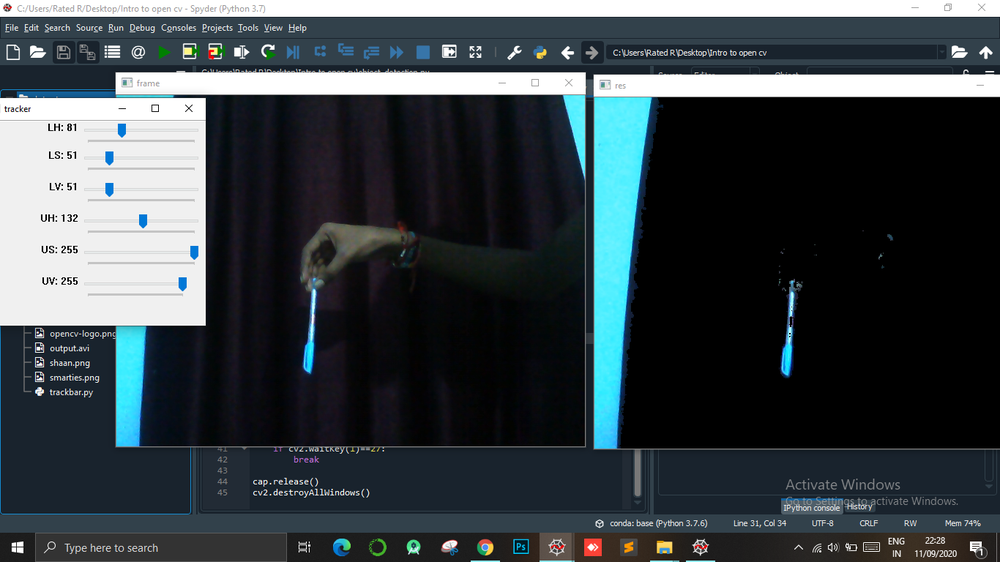
#> input picture Sample 1.png, 1000 x 562 px, shrunk from 1366 x 768 before the run, given in place of the camera
$ python object_detection.py
#> lines starting #> are read from the running program, lines starting #| are printed output that depends on the picture; after the words box and inside, x2 and y2 are one past the last pixel; in counts of white or black regions, pixels touching at a corner belong together
# -*- coding: utf-8 -*-
import cv2
import numpy as np

def nothing(x):
    pass
cap=cv2.VideoCapture(0);
cv2.namedWindow('tracker')


cv2.createTrackbar('LH','tracker',0,255,nothing)
#> slider 'LH' is set to 51
cv2.createTrackbar('LS','tracker',0,255,nothing)
#> slider 'LS' is set to 51
cv2.createTrackbar('LV','tracker',0,255,nothing)
#> slider 'LV' is set to 51
cv2.createTrackbar('UH','tracker',255,255,nothing)
cv2.createTrackbar('US','tracker',255,255,nothing)
cv2.createTrackbar('UV','tracker',255,255,nothing)

while(True):
    #frame=cv2.imread('smarties.png')
    ret,frame=cap.read()
#> frame is the input picture: shape (562, 1000, 3); mean B, G, R 70.6, 65.9, 57
    hsv=cv2.cvtColor(frame,cv2.COLOR_BGR2HSV)
#> hsv: shape (562, 1000, 3); mean H, S, V 61.7, 64, 71.7

    lhue=cv2.getTrackbarPos('LH', 'tracker')
    hhue=cv2.getTrackbarPos('UH', 'tracker')
    lsat=cv2.getTrackbarPos('LS', 'tracker')
    hsat=cv2.getTrackbarPos('US', 'tracker')
    lval=cv2.getTrackbarPos('LV', 'tracker')
    hval=cv2.getTrackbarPos('UV', 'tracker')
    l_b=np.array([lhue,lsat,lval])
    u_b=np.array([hhue,hsat,hval])
    mask=cv2.inRange(hsv,l_b,u_b)
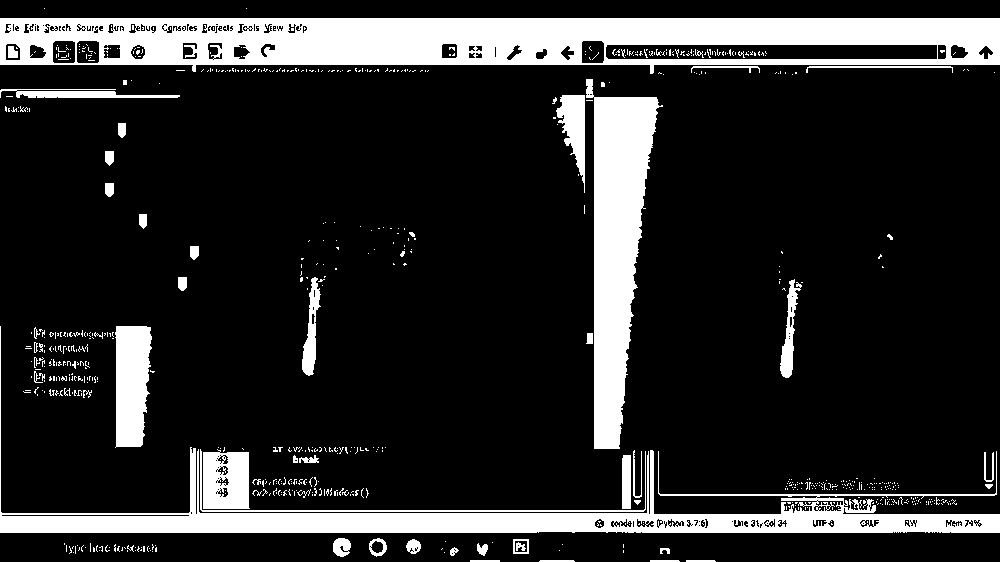
#> mask: shape (562, 1000); 16.4% white; 733 white regions (674 under 20 px), largest, box (x1, y1, x2, y2) and area: (0, 18, 1000, 74) 37903, (0, 326, 1000, 533) 21196, (586, 79, 663, 449) 15232

    res=cv2.bitwise_and(frame,frame,mask=mask)
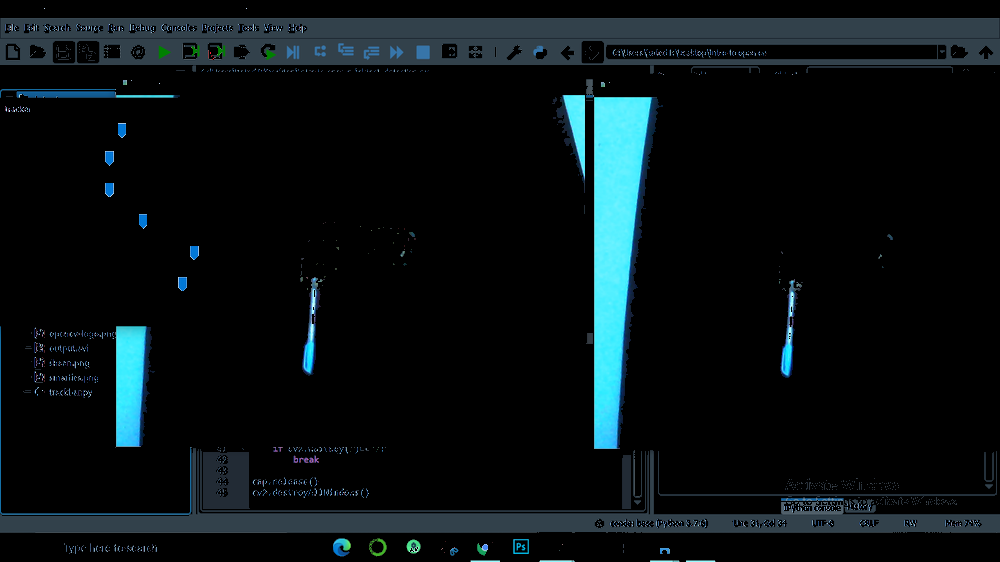
#> res: shape (562, 1000, 3); mean B, G, R 18.7, 16.3, 8.7


    cv2.imshow('frame',frame)
    cv2.imshow('mask',mask)
    cv2.imshow('res',res)


    if cv2.waitKey(1)==27:
#> (key Esc is pressed here)
        break

cap.release()
cv2.destroyAllWindows()
